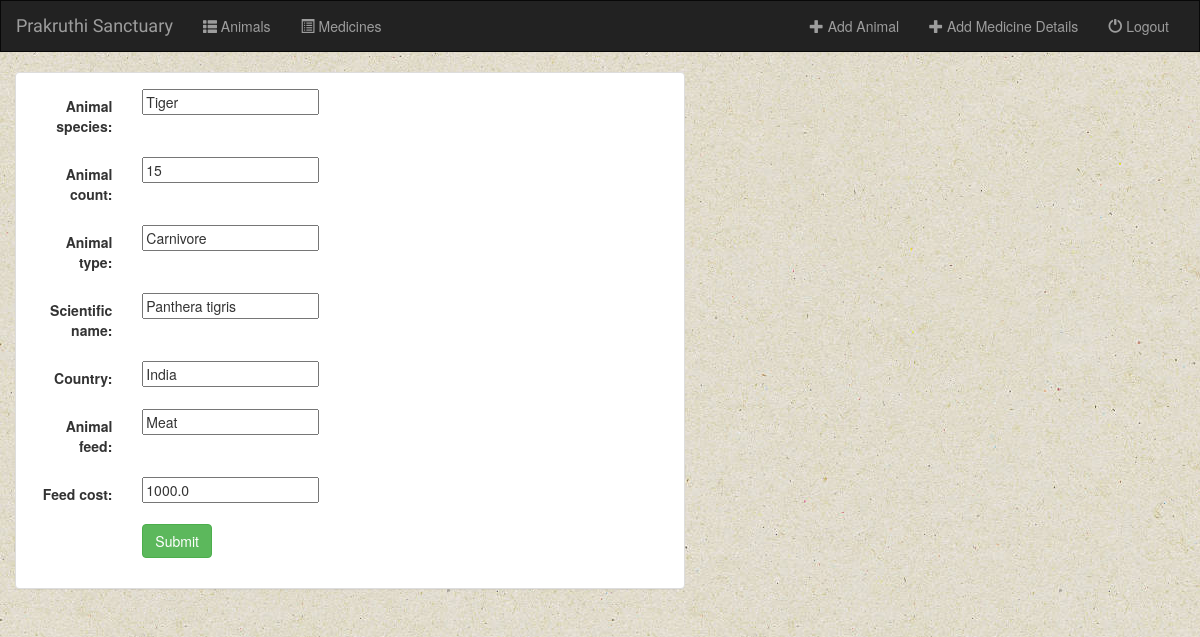
Page /Sanctuary/animal/1/ on the committed database.
### animal_details/models.py (models this page shows, shortened)
class Animal(models.Model):
    id=models.AutoField(primary_key=True)
    Animal_species=models.CharField(max_length=100)
    Animal_count=models.IntegerField(default=0)
    Animal_type=models.CharField(max_length=20)
    Scientific_name=models.CharField(max_length=100)
    Country=models.CharField(max_length=100)
    Animal_feed=models.CharField(max_length=100)
    Feed_cost=models.FloatField(default=0)

### animal_details/views.py (the view)
# urls.py: url(r'animal/(?P<pk>[0-9]+)/$', views.AnimalUpdate.as_view(), name='animal-update'),
class AnimalUpdate(UpdateView):
    model = Animal
    fields = ['id','Animal_species','Animal_count','Animal_type','Scientific_name','Country','Animal_feed','Feed_cost']

### animal_details/templates/animal_details/animal_form.html (shortened to what this page needs)
{% extends 'animal_details/base.html' %}
{% block body %}
<div class="container-fluid">
    <div class="row">
        <div class="col-sm-12 col-md-7">
            <div class="panel panel-default">
                <div class="panel-body">
                    <form class="form-horizontal" action="" method="post" enctype="multipart/form-data">
                        {% include 'animal_details/form-template.html' %}
                        <div class="form-group">
                            <div class="col-sm-offset-2 col-sm-10">
                                <button type="submit" class="btn btn-success">Submit</button>
                            </div>
                        </div>
                    </form>
                </div>
            </div>
        </div>
    </div>
</div>
{% endblock %}

### animal_details/templates/animal_details/form-template.html (shortened to what this page needs)
{% for field in form %}
<div class="form-group">
    <div class="col-sm-offset-2 col-sm-10">
    </div>
    <label class="control-label col-sm-2">{{field.label_tag }}</label>
    <div class="col-sm-10">{{field}}</div>
</div>
{% endfor %}

### animal_details/static/animal_details/style.css (style rules this page uses)
body { background: white url("images/b.jpg"); }

### rows in the picture
Animal: form "Tiger" "15" "Carnivore" "Panthera tigris" "India" "Meat" "1000.0"

### other values in the picture
{{ field.label_tag }} "Animal species:" "Animal count:" "Animal type:" "Scientific name:" "Country:" "Animal feed:" "Feed cost:"
